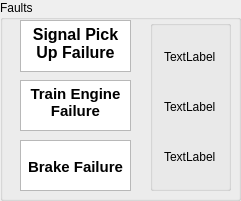
     <widget class="QGroupBox" name="fault_box">
      <property name="geometry">
       <rect>
        <x>500</x>
        <y>90</y>
        <width>241</width>
        <height>201</height>
       </rect>
      </property>
      <property name="title">
       <string>Faults</string>
      </property>
      <widget class="QGroupBox" name="verticalGroupBox_4">
       <property name="geometry">
        <rect>
         <x>150</x>
         <y>20</y>
         <width>81</width>
         <height>171</height>
        </rect>
       </property>
       <layout class="QVBoxLayout" name="verticalLayout_2">
        <item alignment="Qt::AlignHCenter">
         <widget class="QLabel" name="signal_display">
          <property name="text">
           <string>TextLabel</string>
          </property>
         </widget>
        </item>
        <item alignment="Qt::AlignHCenter">
         <widget class="QLabel" name="engine_display">
          <property name="text">
           <string>TextLabel</string>
          </property>
         </widget>
        </item>
        <item alignment="Qt::AlignHCenter">
         <widget class="QLabel" name="brake_fault_display">
          <property name="text">
           <string>TextLabel</string>
          </property>
         </widget>
        </item>
       </layout>
      </widget>
      <widget class="QTextBrowser" name="signal_txt">
       <property name="geometry">
        <rect>
         <x>20</x>
         <y>20</y>
         <width>111</width>
         <height>52</height>
        </rect>
       </property>
       <property name="html">
        <string>&lt;!DOCTYPE HTML PUBLIC &quot;-//W3C//DTD HTML 4.0//EN&quot; &quot;http://www.w3.org/TR/REC-html40/strict.dtd&quot;&gt;
&lt;html&gt;&lt;head&gt;&lt;meta name=&quot;qrichtext&quot; content=&quot;1&quot; /&gt;&lt;style type=&quot;text/css&quot;&gt;
p, li { white-space: pre-wrap; }
&lt;/style&gt;&lt;/head&gt;&lt;body style=&quot; font-family:'MS Shell Dlg 2'; font-size:8.25pt; font-weight:400; font-style:normal;&quot;&gt;
&lt;p align=&quot;center&quot; style=&quot; margin-top:0px; margin-bottom:0px; margin-left:0px; margin-right:0px; -qt-block-indent:0; text-indent:0px;&quot;&gt;&lt;span style=&quot; font-size:12pt; font-weight:600;&quot;&gt;Signal Pick Up Failure&lt;/span&gt;&lt;/p&gt;&lt;/body&gt;&lt;/html&gt;</string>
       </property>
      </widget>
      <widget class="QTextBrowser" name="engine_txt">
       <property name="geometry">
        <rect>
         <x>20</x>
         <y>80</y>
         <width>111</width>
         <height>51</height>
        </rect>
       </property>
       <property name="html">
        <string>&lt;!DOCTYPE HTML PUBLIC &quot;-//W3C//DTD HTML 4.0//EN&quot; &quot;http://www.w3.org/TR/REC-html40/strict.dtd&quot;&gt;
&lt;html&gt;&lt;head&gt;&lt;meta name=&quot;qrichtext&quot; content=&quot;1&quot; /&gt;&lt;style type=&quot;text/css&quot;&gt;
p, li { white-space: pre-wrap; }
&lt;/style&gt;&lt;/head&gt;&lt;body style=&quot; font-family:'MS Shell Dlg 2'; font-size:8.25pt; font-weight:400; font-style:normal;&quot;&gt;
&lt;p align=&quot;center&quot; style=&quot; margin-top:0px; margin-bottom:0px; margin-left:0px; margin-right:0px; -qt-block-indent:0; text-indent:0px;&quot;&gt;&lt;span style=&quot; font-size:11pt; font-weight:600;&quot;&gt;Train Engine Failure&lt;/span&gt;&lt;/p&gt;&lt;/body&gt;&lt;/html&gt;</string>
       </property>
      </widget>
      <widget class="QTextBrowser" name="brake_fail_txt">
       <property name="geometry">
        <rect>
         <x>20</x>
         <y>140</y>
         <width>111</width>
         <height>51</height>
        </rect>
       </property>
       <property name="html">
        <string>&lt;!DOCTYPE HTML PUBLIC &quot;-//W3C//DTD HTML 4.0//EN&quot; &quot;http://www.w3.org/TR/REC-html40/strict.dtd&quot;&gt;
&lt;html&gt;&lt;head&gt;&lt;meta name=&quot;qrichtext&quot; content=&quot;1&quot; /&gt;&lt;style type=&quot;text/css&quot;&gt;
p, li { white-space: pre-wrap; }
&lt;/style&gt;&lt;/head&gt;&lt;body style=&quot; font-family:'MS Shell Dlg 2'; font-size:8.25pt; font-weight:400; font-style:normal;&quot;&gt;
&lt;p align=&quot;center&quot; style=&quot;-qt-paragraph-type:empty; margin-top:0px; margin-bottom:0px; margin-left:0px; margin-right:0px; -qt-block-indent:0; text-indent:0px;&quot;&gt;&lt;br /&gt;&lt;/p&gt;
&lt;p align=&quot;center&quot; style=&quot; margin-top:0px; margin-bottom:0px; margin-left:0px; margin-right:0px; -qt-block-indent:0; text-indent:0px;&quot;&gt;&lt;span style=&quot; font-size:11pt; font-weight:600;&quot;&gt;Brake Failure&lt;/span&gt;&lt;/p&gt;&lt;/body&gt;&lt;/html&gt;</string>
       </property>
      </widget>
     </widget>
